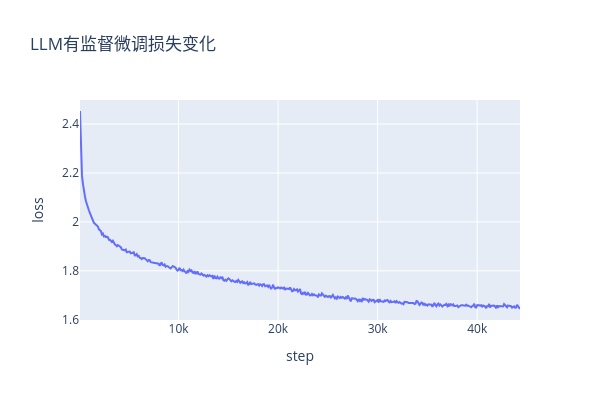

Notebook code cell kept with this figure:
### Code cell
import json
import pandas as pd
with open('/root/autodl-tmp/train_llm_from_scratch/sft/checkpoint-44460/trainer_state.json' , 'r', encoding='utf-8') as f:
    data = json.load(f)
    log_history = data['log_history']
    steps = []
    losses = []
    for i in log_history[:-1]:
        step = i['step']
        loss = i['loss']
        steps.append(step)
        losses.append(loss)

import seaborn as sns
import plotly.express as px

# 创建一个DataFrame
df = pd.DataFrame({
    'Step': steps,
    'Loss': losses
})

# 使用Plotly绘制散点图
fig = px.line(df, x='Step', y='Loss', title='LLM有监督微调损失变化',
                 labels={'Step': 'step', 'Loss': 'loss'},
                 )  # 添加趋势线可选

fig.update_layout(width=600, height=400)
# 显示图表
fig.show()

### Figure 1 — Plotly figure (JSON) as saved in the notebook; plotly's stock layout.template omitted (floating-point values rounded to 4 significant figures; data arrays with more than 128 entries replaced by an {"elided": "..."} marker saying what was removed)
{"data": [{"hovertemplate": "step=%{x}<br>loss=%{y}<extra></extra>", "legendgroup": "", "line": {"color": "#636efa", "dash": "solid"}, "marker": {"symbol": "circle"}, "mode": "lines", "name": "", "orientation": "v", "showlegend": false, "type": "scatter", "x": {"elided": "443 int values"}, "xaxis": "x", "y": {"elided": "443 float values"}, "yaxis": "y"}], "layout": {"height": 400, "legend": {"tracegroupgap": 0}, "title": {"text": "LLM有监督微调损失变化"}, "width": 600, "xaxis": {"anchor": "y", "autorange": true, "domain": [0, 1], "range": [100, 44300], "title": {"text": "step"}, "type": "linear"}, "yaxis": {"anchor": "x", "autorange": true, "domain": [0, 1], "range": [1.599, 2.498], "title": {"text": "loss"}, "type": "linear"}}}
